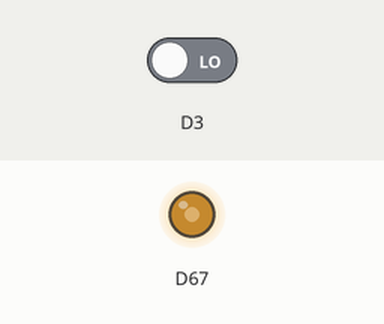
The sketch below on a simulated Arduino Due. Parts: output pins drawn as LEDs (lit = HIGH). The test bench sets the inputs (shaded band); at power-on: D3 LOW. What the sketch prints to the serial monitor is not drawn.

Above: at 0.06 s.
At 27.21 s:
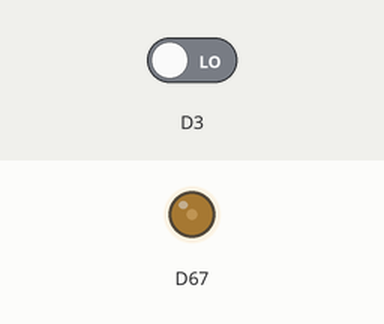
Timing chart, 0 to 40.0 s (numbered marks = the images above):
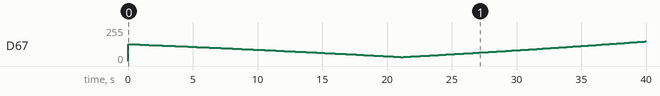

The sketch:

Multi_Log_Sweeps.ino
```cpp
// Number of milliseconds between samples
const int SAMPLE_INTERVAL = 10;
int sensorValue = 0;        // value read from the pot
int outputValue = 0;        // value output to the PWM (analog out)
int duration = 1000;
int start = 0;
double current = 0.0;
double voltage = 1;
double DACMAX = 3.3;
double t = 0;
double A = 0.8;            // Amplitude
double offset = 0; //double A plus a small amount
double tf = 300;         //# of sec
double pi = 3.14159;
double fi = .01;           //frequency initial
double ff = 1;         // frequency final
double F = (ff/fi);
double N = ((log(ff/fi))/(log(2)));
double R = (N/tf);
double P = 0.0;
double X = 0.0;


void setup() {
//  pinMode(DAC1, OUTPUT);
  double F = (ff/fi);
  double N = ((log(ff/fi))/(log(2)));
  double R = (N/tf);
  analogWriteResolution(12);
  Serial.begin(9600);
  start = millis();
  pinMode(3,INPUT);
  if (digitalRead(3)){
    fi = 1;
    ff = .01;
    F = (ff/fi);
    N = ((log(ff/fi))/(log(2)));
    R = (N/tf);
  }
}

void loop() {
if (t < 1000*tf)
{
  t = (millis() - start);
  P = double(pow(2, (R*((t)/1000))));
  X = (sin(2*pi*((fi*(-1+(P)))/(R*log(2)))));
  voltage= ((-A)*(asin(X)))+offset;
  outputValue = int((4095.0/DACMAX)*voltage+2048.0);
  Serial.println(outputValue);
  analogWrite(DAC1, outputValue);
  //delay(2);
}
else
{
 t = 1000*tf;
 P = double(pow(2, (R*((t)/1000))));
  X = (sin(2*pi*((fi*(-1+(P)))/(R*log(2)))));
  voltage= ((-A)*(asin(X)))+offset;
  outputValue = int((4095.0/DACMAX)*voltage+2048.0);
  Serial.println(outputValue);
  analogWrite(DAC1, outputValue);
}
}
```

Measured:
- by itself, D67: 0/255 → 127/255 at 0.00 s, → 126/255 0.13 s later, → 125/255 0.26 s later, → 124/255 0.25 s later, … (215 changes in this stretch)
